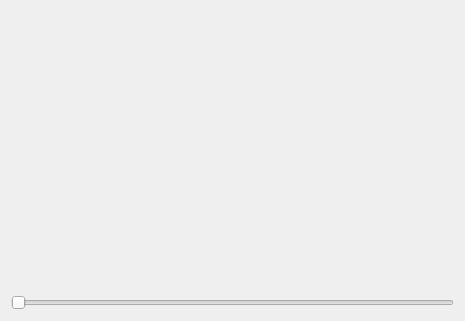
<?xml version="1.0" encoding="UTF-8"?>
<ui version="4.0">
 <class>TTKPaintMeterWindow</class>
 <widget class="QMainWindow" name="TTKPaintMeterWindow">
  <property name="geometry">
   <rect>
    <x>0</x>
    <y>0</y>
    <width>465</width>
    <height>321</height>
   </rect>
  </property>
  <property name="windowTitle">
   <string>TTKPaintMeterWidget</string>
  </property>
  <widget class="QWidget" name="centralWidget">
   <layout class="QVBoxLayout" name="verticalLayout">
    <item>
     <widget class="TTKPaintMeterWidget" name="widget" native="true"/>
    </item>
    <item>
     <widget class="QSlider" name="horizontalSlider">
      <property name="maximum">
       <number>100</number>
      </property>
      <property name="orientation">
       <enum>Qt::Horizontal</enum>
      </property>
     </widget>
    </item>
   </layout>
  </widget>
 </widget>
 <layoutdefault spacing="6" margin="11"/>
 <customwidgets>
  <customwidget>
   <class>TTKPaintMeterWidget</class>
   <extends>QWidget</extends>
   <header>ttkpaintmeterwidget.h</header>
   <container>1</container>
  </customwidget>
 </customwidgets>
 <resources/>
 <connections/>
</ui>
